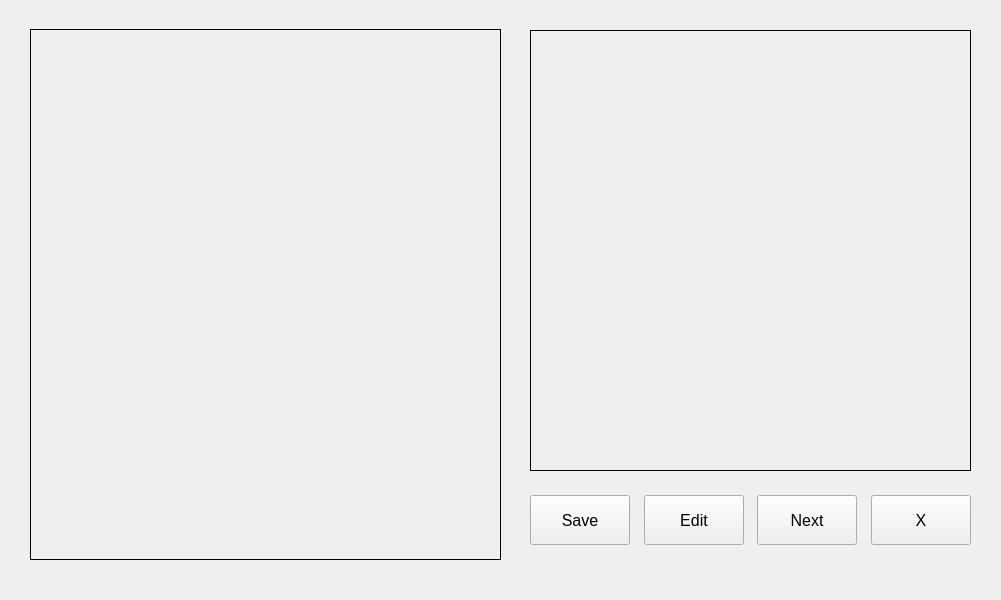
<?xml version="1.0" encoding="UTF-8"?>
<ui version="4.0">
 <class>MainWindow</class>
 <widget class="QMainWindow" name="MainWindow">
  <property name="geometry">
   <rect>
    <x>0</x>
    <y>0</y>
    <width>1001</width>
    <height>600</height>
   </rect>
  </property>
  <property name="windowTitle">
   <string>MainWindow</string>
  </property>
  <widget class="QWidget" name="centralwidget">
   <widget class="QLabel" name="canvas">
    <property name="geometry">
     <rect>
      <x>30</x>
      <y>29</y>
      <width>471</width>
      <height>531</height>
     </rect>
    </property>
    <property name="frameShape">
     <enum>QFrame::Box</enum>
    </property>
    <property name="text">
     <string/>
    </property>
    <property name="scaledContents">
     <bool>false</bool>
    </property>
    <property name="alignment">
     <set>Qt::AlignCenter</set>
    </property>
   </widget>
   <widget class="QScrollArea" name="scrollArea">
    <property name="geometry">
     <rect>
      <x>530</x>
      <y>30</y>
      <width>441</width>
      <height>441</height>
     </rect>
    </property>
    <property name="frameShape">
     <enum>QFrame::Box</enum>
    </property>
    <property name="frameShadow">
     <enum>QFrame::Plain</enum>
    </property>
    <property name="widgetResizable">
     <bool>true</bool>
    </property>
    <widget class="QWidget" name="scrollAreaWidgetContents">
     <property name="geometry">
      <rect>
       <x>0</x>
       <y>0</y>
       <width>439</width>
       <height>439</height>
      </rect>
     </property>
     <layout class="QGridLayout" name="gridLayout">
      <item row="0" column="0">
       <layout class="QGridLayout" name="gridLayout_2">
        <property name="spacing">
         <number>10</number>
        </property>
       </layout>
      </item>
     </layout>
    </widget>
   </widget>
   <widget class="QWidget" name="horizontalLayoutWidget_2">
    <property name="geometry">
     <rect>
      <x>530</x>
      <y>480</y>
      <width>441</width>
      <height>80</height>
     </rect>
    </property>
    <layout class="QHBoxLayout" name="horizontalLayout_2">
     <property name="spacing">
      <number>0</number>
     </property>
     <item>
      <widget class="QPushButton" name="saveButton">
       <property name="sizePolicy">
        <sizepolicy hsizetype="Fixed" vsizetype="Fixed">
         <horstretch>0</horstretch>
         <verstretch>0</verstretch>
        </sizepolicy>
       </property>
       <property name="minimumSize">
        <size>
         <width>100</width>
         <height>50</height>
        </size>
       </property>
       <property name="font">
        <font>
         <pointsize>12</pointsize>
        </font>
       </property>
       <property name="text">
        <string>Save</string>
       </property>
      </widget>
     </item>
     <item>
      <spacer name="horizontalSpacer_3">
       <property name="orientation">
        <enum>Qt::Horizontal</enum>
       </property>
       <property name="sizeHint" stdset="0">
        <size>
         <width>40</width>
         <height>20</height>
        </size>
       </property>
      </spacer>
     </item>
     <item>
      <widget class="QPushButton" name="editButton">
       <property name="minimumSize">
        <size>
         <width>100</width>
         <height>50</height>
        </size>
       </property>
       <property name="font">
        <font>
         <pointsize>12</pointsize>
        </font>
       </property>
       <property name="text">
        <string>Edit</string>
       </property>
      </widget>
     </item>
     <item>
      <spacer name="horizontalSpacer_2">
       <property name="orientation">
        <enum>Qt::Horizontal</enum>
       </property>
       <property name="sizeHint" stdset="0">
        <size>
         <width>40</width>
         <height>20</height>
        </size>
       </property>
      </spacer>
     </item>
     <item>
      <widget class="QPushButton" name="nextButton">
       <property name="sizePolicy">
        <sizepolicy hsizetype="Minimum" vsizetype="Fixed">
         <horstretch>0</horstretch>
         <verstretch>0</verstretch>
        </sizepolicy>
       </property>
       <property name="minimumSize">
        <size>
         <width>100</width>
         <height>50</height>
        </size>
       </property>
       <property name="font">
        <font>
         <pointsize>12</pointsize>
        </font>
       </property>
       <property name="text">
        <string>Next</string>
       </property>
      </widget>
     </item>
     <item>
      <spacer name="horizontalSpacer">
       <property name="orientation">
        <enum>Qt::Horizontal</enum>
       </property>
       <property name="sizeHint" stdset="0">
        <size>
         <width>40</width>
         <height>20</height>
        </size>
       </property>
      </spacer>
     </item>
     <item>
      <widget class="QPushButton" name="endButton">
       <property name="minimumSize">
        <size>
         <width>100</width>
         <height>50</height>
        </size>
       </property>
       <property name="font">
        <font>
         <pointsize>12</pointsize>
        </font>
       </property>
       <property name="text">
        <string>X</string>
       </property>
      </widget>
     </item>
    </layout>
   </widget>
  </widget>
 </widget>
 <resources/>
 <connections/>
</ui>
